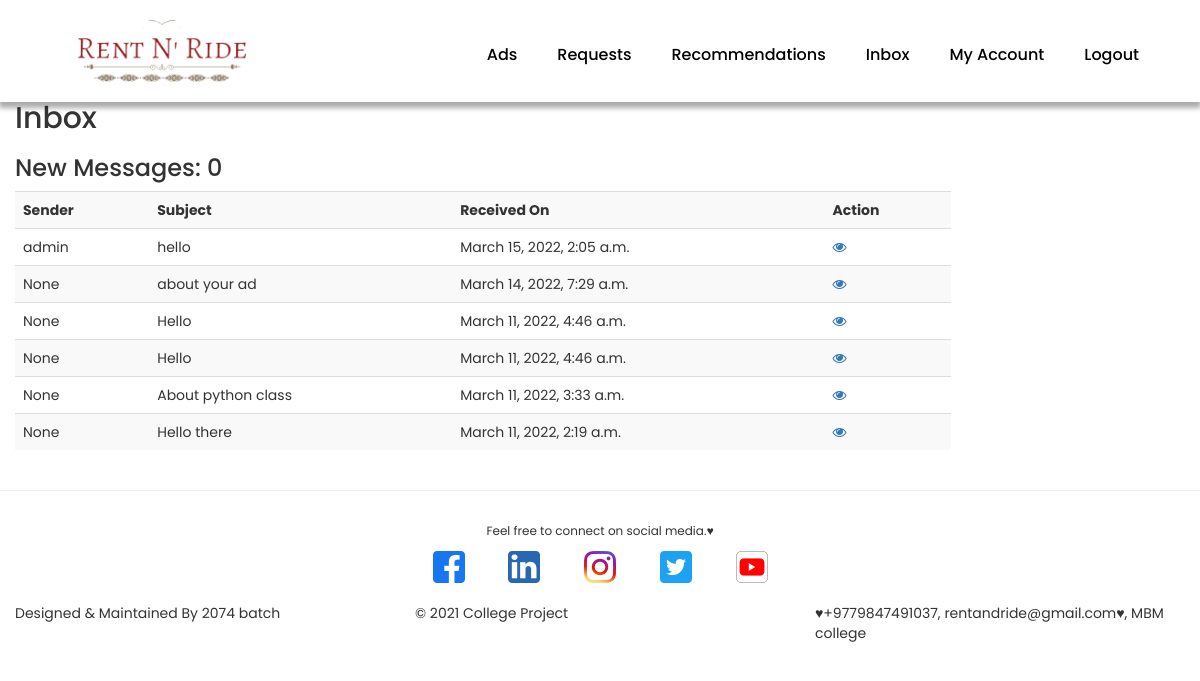
The page /users/inbox/ (signed in) on the database as committed earlier.
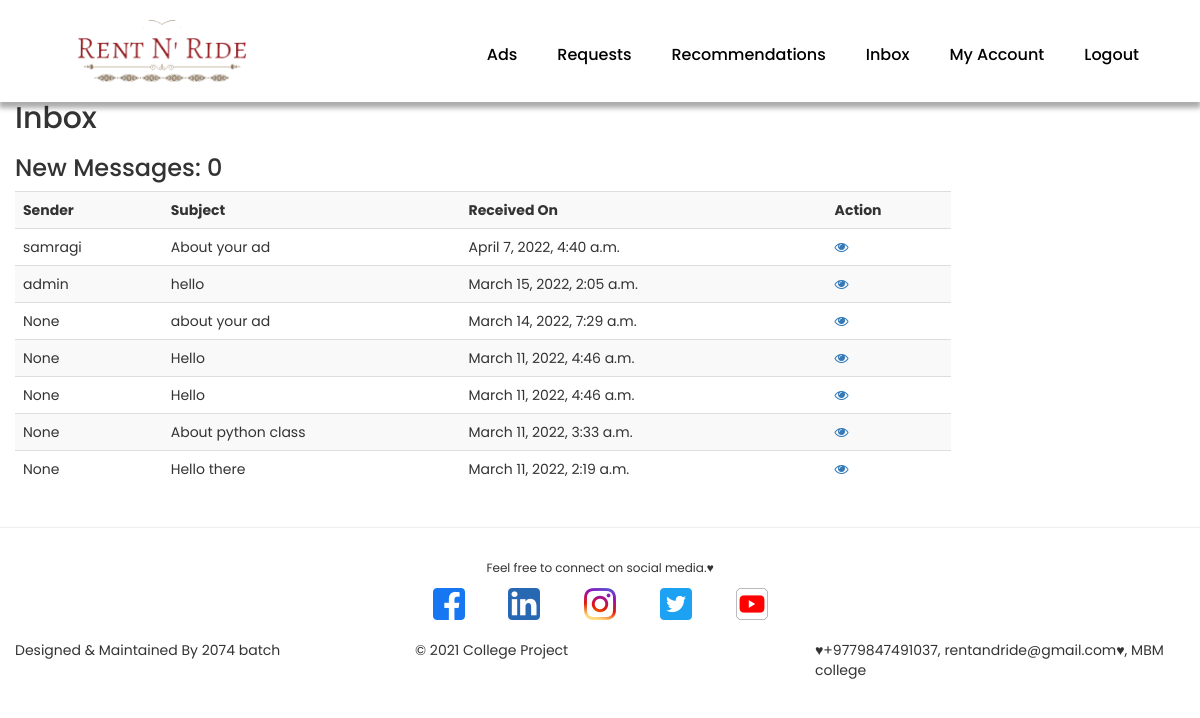
The same page on the database as committed later.
### users/models.py (models this page shows, shortened)
class Message(models.Model):
    sender = models.ForeignKey(
        Profile, on_delete=models.SET_NULL, null=True, blank=True)
    receiver = models.ForeignKey(
        Profile, on_delete=models.SET_NULL, null=True, blank=True, related_name='messages')
    name = models.CharField(max_length=100, null=True, blank=True)
    email = models.EmailField(max_length=100, null=True, blank=True)
    subject = models.CharField(max_length=100, null=True, blank=True)
    body = models.TextField()
    is_read = models.BooleanField(default=False, null=True)
    created = models.DateTimeField(auto_now_add=True)
    id = models.UUIDField(default=uuid.uuid4, unique=True,
                          primary_key=True, editable=False)
    class Meta:
        ordering = ['is_read', '-created']

class Profile(models.Model):
    user = models.OneToOneField(
        User, on_delete=models.CASCADE, null=True, blank=True)
    name = models.CharField(max_length=200, null=True, blank=True)
    username = models.CharField(max_length=200, null=True, blank=True)
    location = models.CharField(max_length=200, null=True, blank=True)
    province = models.CharField(max_length=20, choices = [
        ('Bagmati', 'Bagmati'),
    ], null=True)
    city = models.CharField(max_length=100, null=True)
    date_of_birth = models.DateField(null=True)
    gender = models.CharField(max_length=10, choices=[
        ('Male', 'Male'),
        ('Female', 'Female'),
        ('Other', 'Other')
    ], null=True)
    email = models.EmailField(max_length=500, null=True, blank=True)
    phone = models.CharField(max_length=10, null=True, blank=True)
    short_intro = models.CharField(max_length=300, null=True, blank=True)
    bio = models.TextField(blank=True, null=True)
    profile_image = models.ImageField(
        null=True, blank=True, upload_to='users/', default='users/user-default.png ')
    created = models.DateTimeField(auto_now_add=True)
    id = models.UUIDField(default=uuid.uuid4, unique=True,
                          primary_key=True, editable=False)
    def __str__(self) -> str:
        return str(self.username)

### users/views.py (the view)
# urls.py: path('inbox/', views.inbox, name='inbox'),
@login_required(login_url='login')
def inbox(request):
    profile = request.user.profile
    messageRequests = profile.messages.all()
    unreadCount = messageRequests.filter(is_read=False).count()
    context={'messageRequests': messageRequests, 'unreadCount': unreadCount}
    return render(request, 'users/inbox.html', context)

### users/templates/users/inbox.html
{% extends 'main.html' %}
{% load static %}
{% block content %}
<div class="container">
    <h2>Inbox</h2>
<h3>New Messages: {{ unreadCount }}</h3>
<table class="table table-striped" style="width: 80%;">
    <tr >
        <th>Sender</th>
        <th>Subject</th>
        <th>Received On</th>
        <th>Action</th>
    </tr>
    {% for message in messageRequests %}
    {% if message.is_read == False %}
    <tr style="color: green;">
        <td ><b>{{message.sender}}</b></td>
        <td><b>{{message.subject}}</b></td>
        <td><b>{{message.created}}</b></td>
        <td><b><a href="{% url 'message' message.id %}"><i class="fa fa-eye"></i></b></td>
    </tr>
    {% else %}
    <tr>
        <td>{{message.sender}}</td>
        <td>{{message.subject}}</td>
        <td>{{message.created}}</td>
        <td>
            <a href="{% url 'message' message.id %}"><i class="fa fa-eye"></i></a>
        </td>
    </tr>
    {% endif %}
    {% endfor %}
</table>
</div>
{% endblock content %}

Rows that differ between the two databases and show on the page:
added Message: sender "samragi", subject "About your ad", created "April 7, 2022, 4:40 a.m."
